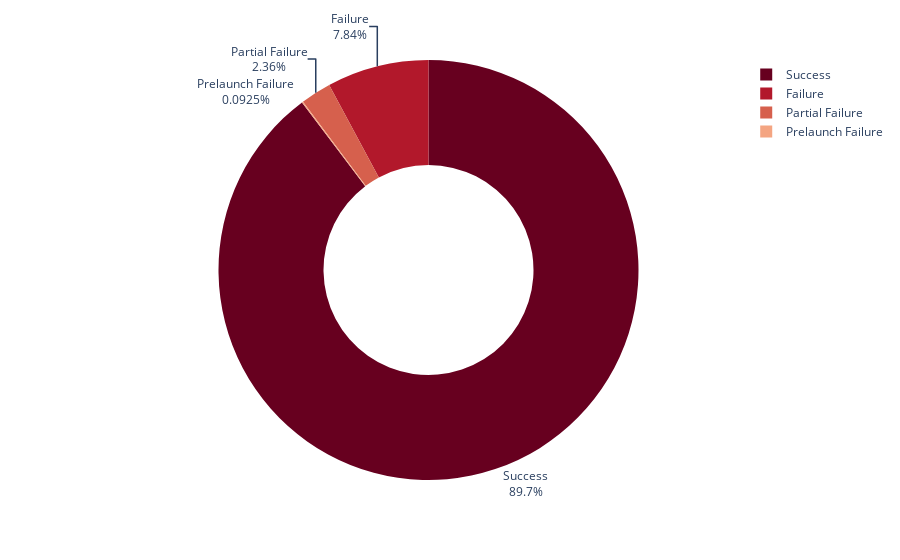

Notebook code cell kept with this figure:
### Code cell
status = data.Mission_Status.value_counts()
fig = px.pie(labels=status.index, values=status.values, names = status.index, hole=0.5, color_discrete_sequence=px.colors.sequential.RdBu)
fig.update_traces(textposition='outside', textinfo = 'percent+label')

fig.show()

### Figure 1 — Plotly figure (JSON) as saved in the notebook; plotly's stock layout.template omitted (floating-point values rounded to 4 significant figures)
{"data": [{"domain": {"x": [0, 1], "y": [0, 1]}, "hole": 0.5, "hovertemplate": "label=%{label}<br>value=%{value}<extra></extra>", "labels": ["Success", "Failure", "Partial Failure", "Prelaunch Failure"], "legendgroup": "", "name": "", "showlegend": true, "textinfo": "percent+label", "textposition": "outside", "type": "pie", "values": [3879, 339, 102, 4]}], "layout": {"legend": {"tracegroupgap": 0}, "margin": {"t": 60}, "piecolorway": ["rgb(103,0,31)", "rgb(178,24,43)", "rgb(214,96,77)", "rgb(244,165,130)", "rgb(253,219,199)", "rgb(247,247,247)", "rgb(209,229,240)", "rgb(146,197,222)", "rgb(67,147,195)", "rgb(33,102,172)", "rgb(5,48,97)"]}}
